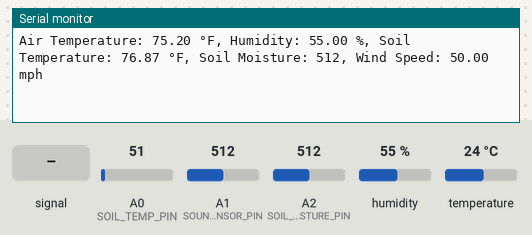
Recording of a sketch running on a simulated Arduino Uno, built with avr-gcc and run on an emulated ATmega328P. Parts: the last lines printed to the serial monitor. Inputs (shaded band) come from the test bench; at power-on: humidity 55 %, A0 (SOIL_TEMP_PIN) = 51, A1 (SOUND_SENSOR_PIN) = 512, A2 (SOIL_MOISTURE_PIN) = 512, temperature 24 °C.

Above: at 9.9 s.
10.0 s: A1 (SOUND_SENSOR_PIN) fed a 200 Hz sine of ±81 counts around its level
At 16.7 s:
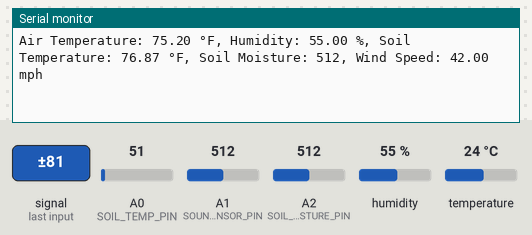
18.0 s: humidity set to 22 %
At 23.8 s:
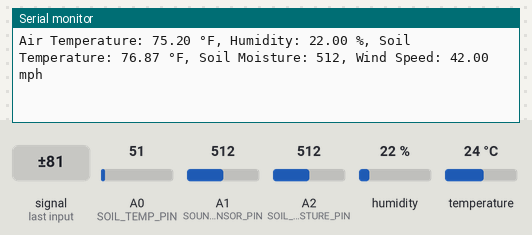
26.0 s: A0 (SOIL_TEMP_PIN) set to 61
At 30.8 s:
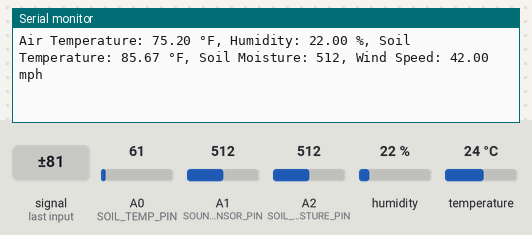
34.0 s: A1 (SOUND_SENSOR_PIN) set to 716
At 37.9 s:
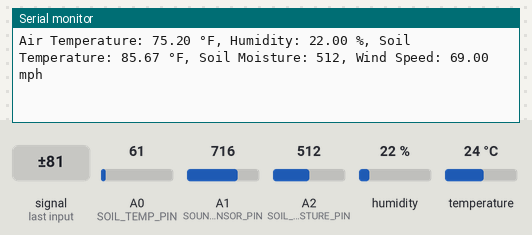
42.0 s: A2 (SOIL_MOISTURE_PIN) set to 716
At 45.0 s:
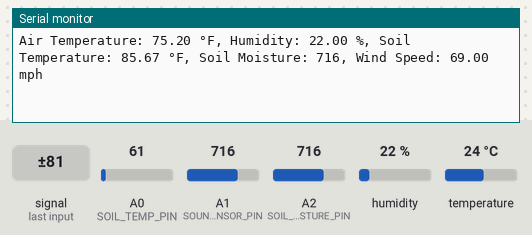
50.0 s: temperature set to 12 °C
At 52.0 s:
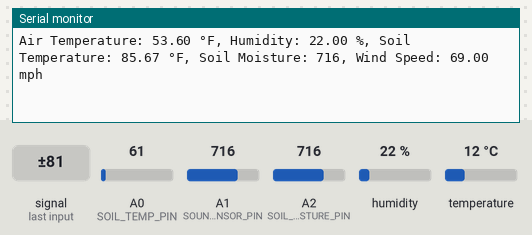
Timing chart, 0 to 53.5 s (numbered marks = the images above; inputs shaded):
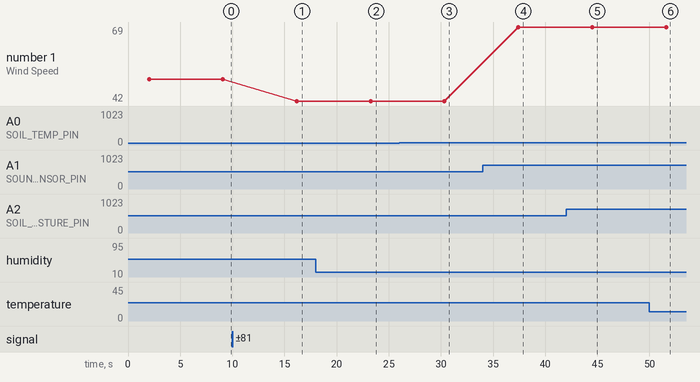

Measured:
- after the input at 10.0 s, the serial monitor: prints a new line after 6.2 s (image 1)
- after the input at 18.0 s, the serial monitor: prints a new line after 5.3 s (image 2)
- after the input at 26.0 s, the serial monitor: prints a new line after 4.3 s (image 3)
- after the input at 34.0 s, the serial monitor: prints a new line after 3.4 s (image 4)
- after the input at 42.0 s, the serial monitor: prints a new line after 2.5 s (image 5)
- after the input at 50.0 s, the serial monitor: prints a new line after 1.6 s (image 6)
- plotted number 1: 50 → 42 after the input at 10.0 s, 42 → 69 after the input at 34.0 s

The sketch:

weatherarduino.ino
```cpp
#include <Wire.h>
#include <DHT.h>

#define DHTPIN 3
#define SOIL_TEMP_PIN A0  // Analog pin for soil temperature probe
#define SOIL_MOISTURE_PIN 2  // Pin for soil moisture sensor
#define SOUND_SENSOR_PIN A1  // Analog pin for sound detection module
#define DHTTYPE DHT11

DHT dht(DHTPIN, DHTTYPE);

void setup() {
  Serial.begin(9600);
  dht.begin();
}

void loop() {
  delay(2000); // Wait for 2 seconds between measurements

  float humidity = dht.readHumidity();
  float airTemperatureCelsius = dht.readTemperature();
  if (isnan(airTemperatureCelsius)) {
    Serial.println("Failed to read from DHT sensor!");
    return;
  }
  float airTemperatureFahrenheit = (airTemperatureCelsius * 9.0 / 5.0) + 32.0; // Convert Celsius to Fahrenheit
  float soilTemperatureCelsius = readSoilTemperature(); // Read soil temperature from the probe
  float soilTemperatureFahrenheit = (soilTemperatureCelsius * 9.0 / 5.0) + 32.0; // Convert Celsius to Fahrenheit
  int soilMoistureValue = analogRead(SOIL_MOISTURE_PIN);
  int soundLevel = analogRead(SOUND_SENSOR_PIN); // Read sound level from the sound sensor

  // Calculate wind speed based on sound level (adjust the mapping equation according to your sensor specifications)
  float windSpeed = map(soundLevel, 0, 1023, 0, 100); // Example mapping from 0 to 100 mph

  Serial.print("Air Temperature: ");
  Serial.print(airTemperatureFahrenheit);
  Serial.print(" °F, Humidity: ");
  Serial.print(humidity);
  Serial.print(" %, Soil Temperature: ");
  Serial.print(soilTemperatureFahrenheit);
  Serial.print(" °F, Soil Moisture: ");
  Serial.print(soilMoistureValue);
  Serial.print(", Wind Speed: ");
  Serial.print(windSpeed);
  Serial.println(" mph");

  delay(5000); // Wait for 5 seconds before the next set of readings
}

float readSoilTemperature() {
  int soilTemperatureValue = analogRead(SOIL_TEMP_PIN);
  // Convert analog value to voltage (0 to 5V)
  float voltage = soilTemperatureValue * (5.0 / 1023.0);
  // Convert voltage to temperature in degrees Celsius based on your sensor's specifications
  float temperatureCelsius = voltage * 100.0; // Example mapping for a certain probe
  return temperatureCelsius;
}
```
